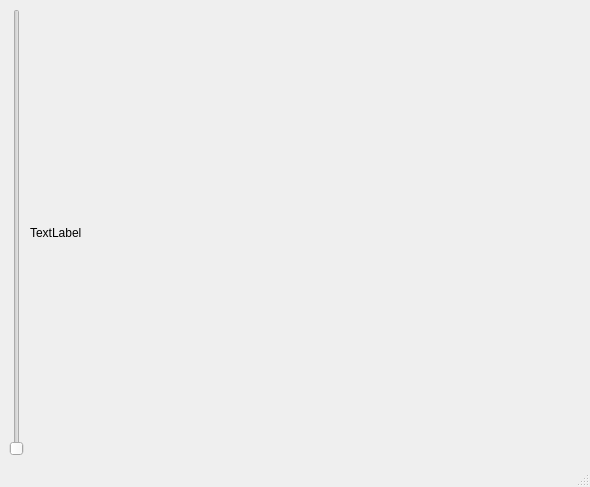
<?xml version="1.0" encoding="UTF-8"?>
<ui version="4.0">
 <class>MainWindow</class>
 <widget class="QMainWindow" name="MainWindow">
  <property name="geometry">
   <rect>
    <x>0</x>
    <y>0</y>
    <width>590</width>
    <height>487</height>
   </rect>
  </property>
  <property name="windowTitle">
   <string>MainWindow</string>
  </property>
  <widget class="QWidget" name="centralwidget">
   <layout class="QHBoxLayout" name="horizontalLayout">
    <item>
     <widget class="QSlider" name="slider">
      <property name="orientation">
       <enum>Qt::Vertical</enum>
      </property>
     </widget>
    </item>
    <item>
     <widget class="QLabel" name="label_image">
      <property name="text">
       <string>TextLabel</string>
      </property>
     </widget>
    </item>
   </layout>
  </widget>
  <widget class="QMenuBar" name="menubar">
   <property name="geometry">
    <rect>
     <x>0</x>
     <y>0</y>
     <width>590</width>
     <height>21</height>
    </rect>
   </property>
  </widget>
  <widget class="QStatusBar" name="statusbar"/>
 </widget>
 <resources/>
 <connections/>
</ui>
